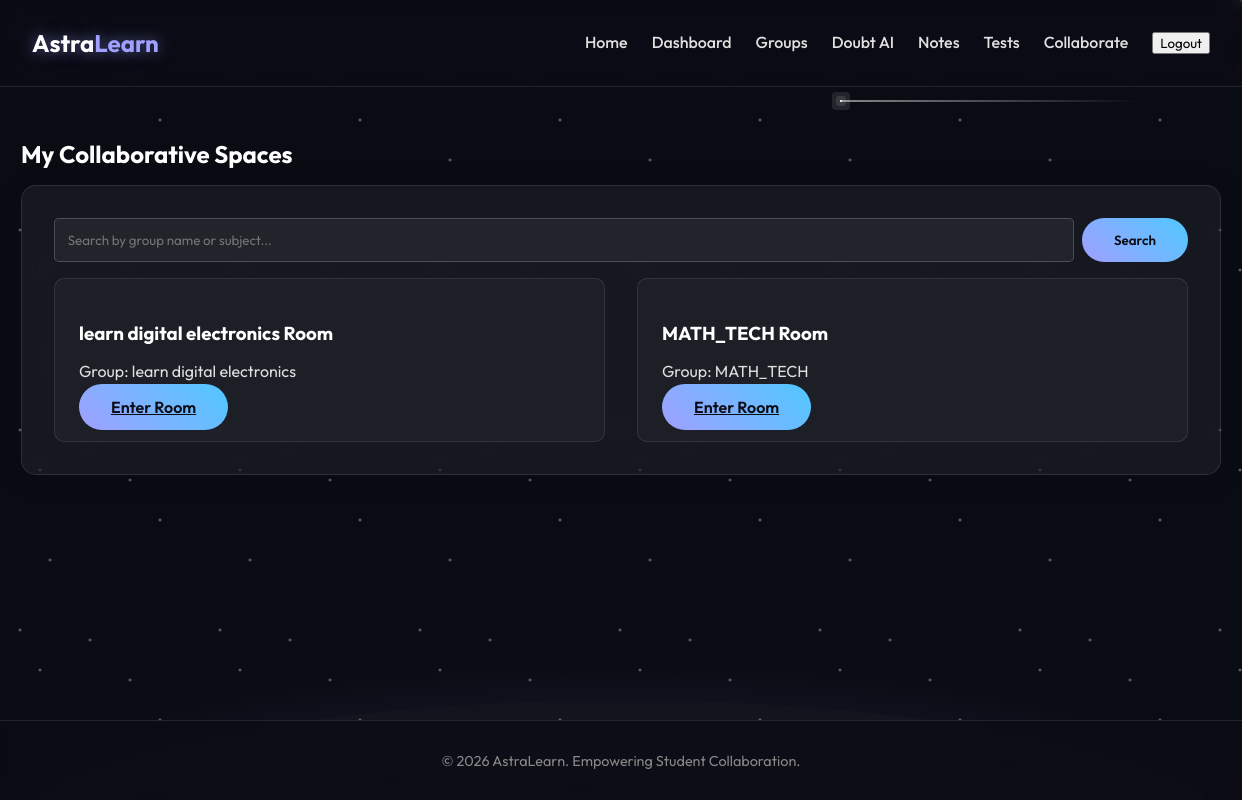
Page /collaborate/ (signed in) on the committed database.
### collaborate/models.py (models this page shows, shortened)
class Room(models.Model):
    name = models.CharField(max_length=255)
    group = models.ForeignKey(StudyGroup, on_delete=models.CASCADE, related_name='rooms')
    created_at = models.DateTimeField(auto_now_add=True)
    is_active = models.BooleanField(default=True)
    video_active = models.BooleanField(default=False)
    video_started_by = models.ForeignKey(settings.AUTH_USER_MODEL, on_delete=models.SET_NULL, null=True, blank=True, related_name='started_videos')
    screen_sharing_active = models.BooleanField(default=False)
    screen_shared_by = models.ForeignKey(settings.AUTH_USER_MODEL, on_delete=models.SET_NULL, null=True, blank=True, related_name='shared_screens')

### groups/models.py (models this page shows, shortened)
class StudyGroup(models.Model):
    name = models.CharField(max_length=200)
    description = models.TextField(blank=True)
    subject = models.CharField(max_length=100)
    members = models.ManyToManyField(settings.AUTH_USER_MODEL, related_name='study_groups')
    created_at = models.DateTimeField(auto_now_add=True)
    preferred_learning_style = models.CharField(max_length=20, choices=[('Any', 'Any'), ('Visual', 'Visual'), ('Auditory', 'Auditory')])
    difficulty_level = models.CharField(max_length=20, choices=[('Beginner', 'Beginner'), ('Intermediate', 'Intermediate'), ('Advanced', 'Advanced')])
    ai_schedule = models.JSONField(null=True, blank=True, help_text="Day-to-day learning schedule and notes generated by AI")
    schedule_last_updated = models.DateTimeField(null=True, blank=True)

### collaborate/views.py (the view)
# urls.py: path('', views.collaborate_home, name='collaborate_home'),
@login_required
def collaborate_home(request):
    query = request.GET.get('q')
    user_groups = request.user.study_groups.all()
    if query:
        user_groups = user_groups.filter(
            Q(name__icontains=query) |
            Q(subject__icontains=query)
        )
    rooms = []
    for group in user_groups:
        room, created = Room.objects.get_or_create(group=group, defaults={'name': f"{group.name} Room"})
        rooms.append(room)
    return render(request, 'collaborate/home.html', {'rooms': rooms, 'query': query})

### templates/collaborate/home.html (shortened to what this page needs)
{% extends 'base.html' %}
{% block content %}
<h2>My Collaborative Spaces</h2>
<div class="glass-panel">
    <form method="GET" action="{% url 'collaborate_home' %}" style="display: flex; gap: 0.5rem; margin-bottom: 1rem;">
        <input type="text" name="q" placeholder="Search by group name or subject..." value="{{ query|default:'' }}"
            style="flex: 1; margin-bottom: 0;">
        <button type="submit" class="btn-primary">Search</button>
    </form>
    <div class="card-grid">
        {% for room in rooms %}
        <div class="card">
            <h3>{{ room.name }}</h3>
            <p>Group: {{ room.group.name }}</p>
            <a href="{% url 'collaborate_room' room.group.id %}" class="btn-primary">Enter Room</a>
        </div>
        {% empty %}
        <p>You haven't joined any groups yet. <a href="{% url 'group_list' %}">Join a group</a> to collaborate!</p>
        {% endfor %}
    </div>
</div>
{% endblock %}

### static/css/style.css (style rules this page uses)
:root { --primary-color: #A0A0FF; --secondary-color: #50C8FF; --accent-glow: 0 0 15px rgba(160, 160, 255, 0.6); --bg-dark: #0B0C15; --glass-bg: rgba(255, 255, 255, 0.05); --glass-border: 1px solid rgba(255, 255, 255, 0.1); --text-color: #E0E0E0; --font-family: 'Outfit', sans-serif; }
body { background-color: var(--bg-dark); color: var(--text-color); font-family: var(--font-family); margin: 0; padding: 0; overflow-x: hidden; min-height: 100vh; display: flex; flex-direction: column; }
.glass-panel { background: var(--glass-bg); backdrop-filter: blur(10px); border: var(--glass-border); border-radius: 15px; padding: 2rem; box-shadow: 0 4px 30px rgba(0, 0, 0, 0.1); margin-bottom: 2rem; }
h1, h2, h3 { color: white; margin-bottom: 1rem; }
.card-grid { display: grid; grid-template-columns: repeat(auto-fit, minmax(300px, 1fr)); gap: 2rem; }
.card { background: rgba(255, 255, 255, 0.03); border: var(--glass-border); padding: 1.5rem; border-radius: 10px; transition: transform 0.3s ease, box-shadow 0.3s ease; }
input, textarea, select { width: 100%; padding: 0.8rem; margin-bottom: 1rem; background: rgba(255, 255, 255, 0.05); border: 1px solid rgba(255, 255, 255, 0.2); border-radius: 5px; color: white; font-family: var(--font-family); }
button { cursor: pointer; font-family: var(--font-family); }
.btn-primary { background: linear-gradient(45deg, var(--primary-color), var(--secondary-color)); border: none; padding: 0.8rem 2rem; border-radius: 25px; color: var(--bg-dark); font-weight: 600; transition: transform 0.2s ease; }

### rows in the picture
Room: name "learn digital electronics Room", group.name "learn digital electronics"
Room: name "MATH_TECH Room", group.name "MATH_TECH"
